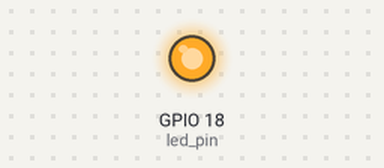
Recording of a program running on a simulated Raspberry Pi (BCM pin numbers). On the bench: output pins drawn as LEDs (lit = HIGH). At 5.0 s the program stops and its outputs stay as they are.

Above: at 0.1 s.
At 5.1 s:
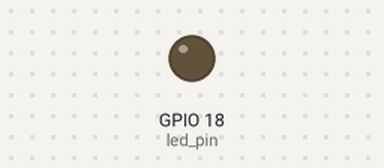
Timing chart, 0 to 6.5 s (numbered marks = the images above):
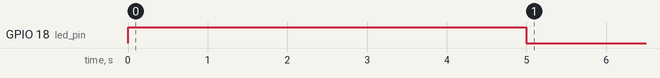

Measured:
- by itself, GPIO 18 (led_pin): LOW → HIGH at 0.00 s, → LOW 5.0 s later

The program:

simple_led.py
```python
import RPi.GPIO as GPIO
import time

# Set up GPIO using BCM numbering
GPIO.setmode(GPIO.BCM)
led_pin = 18  # Use the pin number you've connected the LED to

# Set up the LED pin as an output
GPIO.setup(led_pin, GPIO.OUT)

# Turn on the LED
GPIO.output(led_pin, GPIO.HIGH)

# Keep the LED on for 5 seconds
time.sleep(5)

# Clean up the GPIO to reset the pin
GPIO.cleanup()
```
